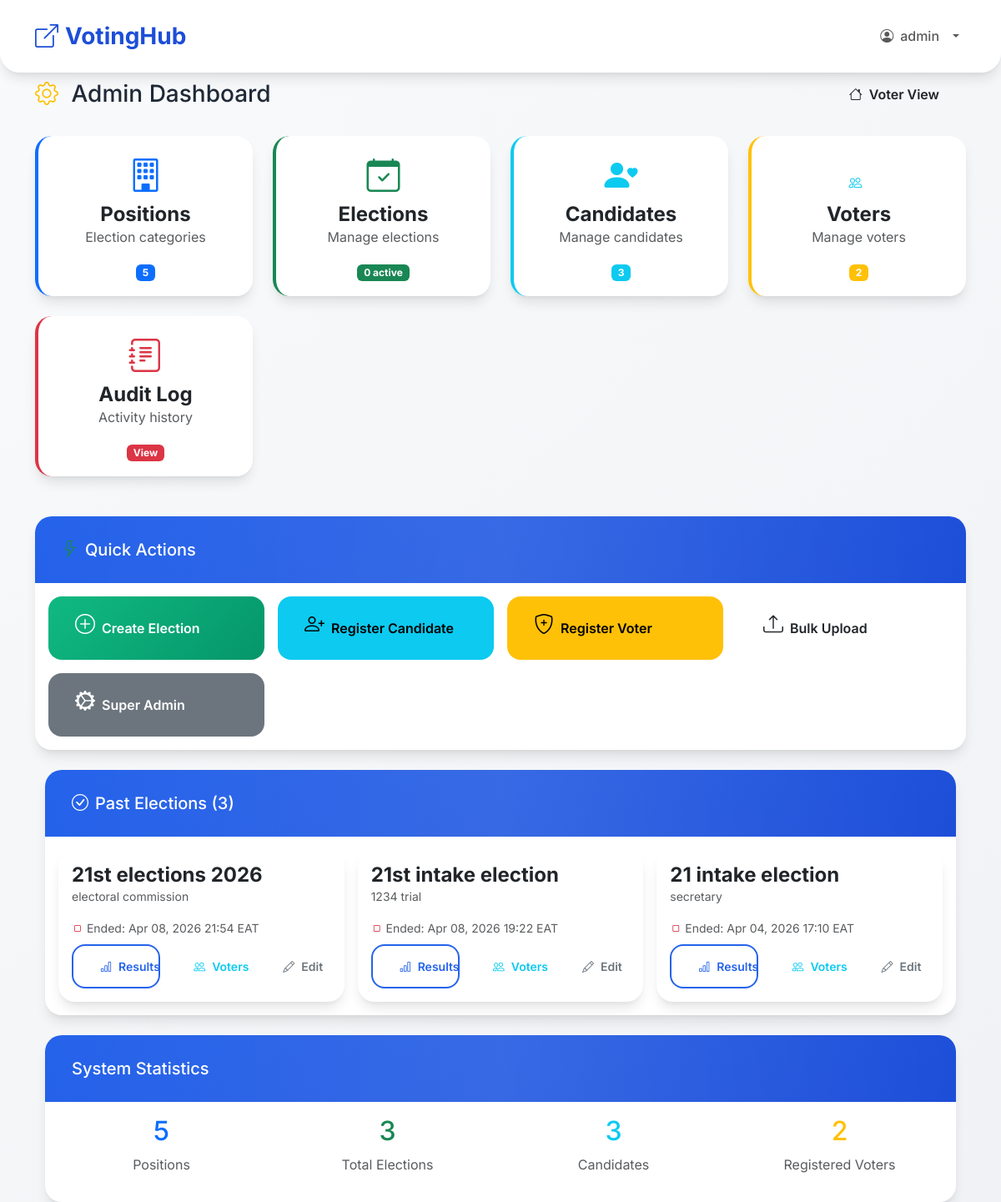
Before: /polls/admin/dashboard/ (signed in) with the older database file.
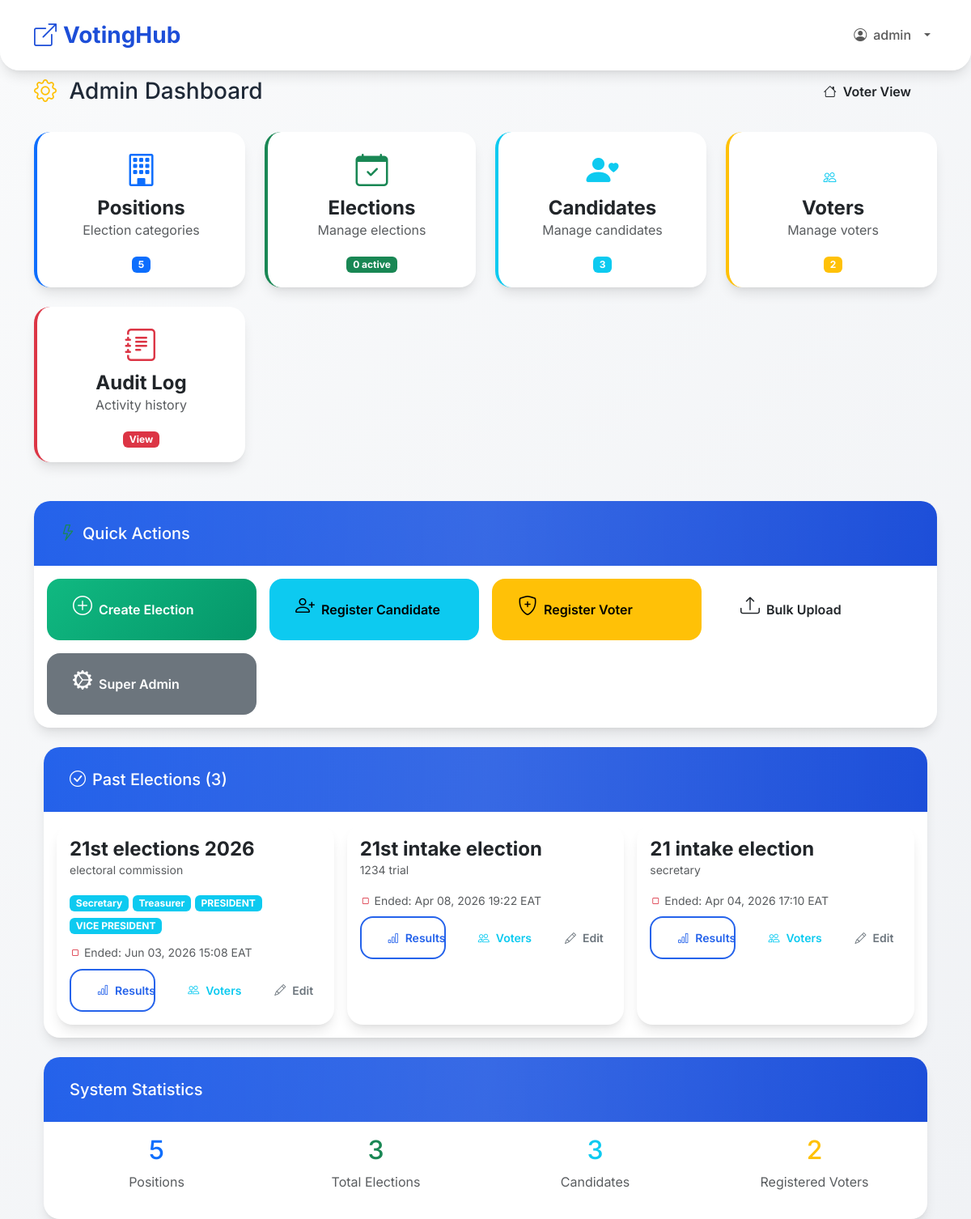
After: the same page with the newer database file.
### polls/models.py (models this page shows, shortened)
class Election(models.Model):
    title = models.CharField(max_length=200)
    description = models.TextField(blank=True)
    positions = models.ManyToManyField(Position, through='ElectionPosition', related_name='elections')
    start_time = models.DateTimeField()
    end_time = models.DateTimeField()
    eligible_ranks = models.CharField(max_length=500, blank=True, help_text="Comma-separated ranks")
    eligible_stations = models.CharField(max_length=500, blank=True, help_text="Comma-separated stations")
    created_by = models.ForeignKey(PoliceUser, on_delete=models.CASCADE, related_name='created_elections')
    logo = models.ImageField(upload_to='election_logos/', blank=True, null=True)
    @property
    def status(self):
        now = timezone.now()
        if now < self.start_time:
            return 'UPCOMING'
        elif now > self.end_time:
            return 'ENDED'
        else:
            return 'ACTIVE'
    class Meta:
        ordering = ['-start_time']

class Position(models.Model):
    name = models.CharField(max_length=100, unique=True)

### polls/views_admin.py (the view)
# urls.py: path('admin/dashboard/', views_admin.admin_dashboard, name='admin_dashboard'),
@login_required
@user_passes_test(is_admin)
def admin_dashboard(request):
    now = timezone.now()
    all_elections = Election.objects.prefetch_related('positions', 'candidates').all()
    active_elections_list = []
    upcoming_elections = []
    ended_elections_list = []
    for election in all_elections:
        status = election.status
        if status == 'ACTIVE':
            active_elections_list.append(election)
        elif status == 'UPCOMING':
            upcoming_elections.append(election)
        else:  # ENDED
            ended_elections_list.append(election)
    return render(request, 'polls/admin_dashboard.html', {
        'positions_count': Position.objects.count(),
        'elections_count': Election.objects.count(),
        'active_elections': len(active_elections_list),
        'candidates_count': Candidate.objects.count(),
        'voters_count': PoliceUser.objects.filter(role='VOTER').count(),
        'is_admin': request.user.role == 'ADMIN',
        'is_superadmin': request.user.role == 'SUPER_ADMIN',
        'active_elections_list': active_elections_list,
        'upcoming_elections': upcoming_elections,
        'ended_elections_list': ended_elections_list,
    })

### polls/views_admin.py (called while the page is built)
def is_admin(user):
    return user.role in ['SUPER_ADMIN', 'ADMIN']

### templates/polls/admin_dashboard.html (shortened to what the changed rows need)
{% extends 'base.html' %}
{% block content %}
<div class="row justify-content-center">
    <div class="col-lg-12">
        <div class="d-flex justify-content-between align-items-center mb-4">
            <h1 class="h3 mb-0">
                <i class="bi bi-gear me-2 text-warning"></i>
                Admin Dashboard
            </h1>
        </div>
        </div>
        {% if ended_elections_list %}
        <div class="row mb-4">
            <div class="col-12">
                <div class="card">
                    <div class="card-body">
                        <div class="row g-3">
                            {% for election in ended_elections_list %}
                            <div class="col-md-6 col-lg-4">
<div class="card h-100">
                                    <div class="card-body">
                                        <h6 class="card-title fw-bold">{{ election.title }}</h6>
                                        <p class="card-text text-muted small">{{ election.description|truncatewords:10 }}</p>
                                        <div class="mb-2">
                                            {% for pos in election.positions.all %}
                                                <span class="badge bg-info mb-1">{{ pos.name }}</span>
                                            {% endfor %}
                                        </div>
                                        <div class="small text-muted mb-2">
                                            <i class="bi bi-stop text-danger"></i> Ended: {{ election.end_time|date:"M d, Y H:i" }} EAT
                                        </div>
                                        <div class="d-flex gap-2">
                                            <a href="{% url 'polls:results' election.id %}" class="btn btn-sm btn-outline-primary flex-fill">
                                                <i class="bi bi-bar-chart"></i> Results
                                            </a>
                                            <a href="{% url 'polls:admin_election_voters' election.id %}" class="btn btn-sm btn-outline-info flex-fill">
                                                <i class="bi bi-people"></i> Voters
                                            </a>
                                            {% if is_superadmin %}
                                            <a href="{% url 'polls:edit_election' election.id %}" class="btn btn-sm btn-outline-secondary flex-fill">
                                                <i class="bi bi-pencil"></i> Edit
                                            </a>
                                            {% endif %}
                                        </div>
                                    </div>
                                </div>
                            </div>
                            {% endfor %}
                        </div>
                    </div>
                </div>
            </div>
        </div>
        {% endif %}
        <div class="row">
            <div class="col-12">
                <div class="card">
                    <div class="card-body">
                        <div class="row text-center">
                            <div class="col-md-3 mb-3">
                                <h2 class="text-primary">{{ positions_count|default:0 }}</h2>
                            </div>
                            <div class="col-md-3 mb-3">
                                <h2 class="text-success">{{ elections_count|default:0 }}</h2>
                            </div>
                            <div class="col-md-3 mb-3">
                                <h2 class="text-info">{{ candidates_count|default:0 }}</h2>
                            </div>
                            <div class="col-md-3 mb-3">
                                <h2 class="text-warning">{{ voters_count|default:0 }}</h2>
                            </div>
                        </div>
                    </div>
                </div>
            </div>
        </div>
    </div>
</div>
{% endblock %}

Changed rows visible on the page:
changed Election "electoral commission": gains Position (name "Secretary"); gains Position (name "Treasurer"); gains Position (name "PRESIDENT"); gains Position (name "VICE PRESIDENT"); end_time "Apr 08, 2026 21:54" → "Jun 03, 2026 15:08"
